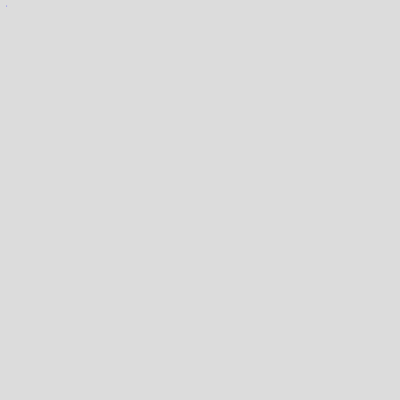
Frame 1 (no input)
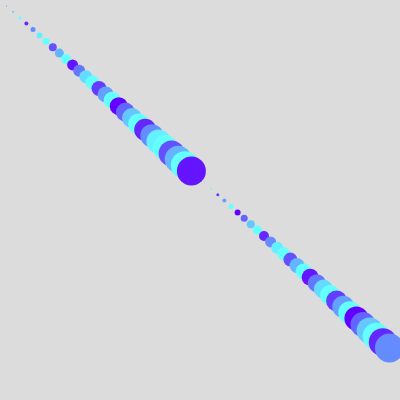
Frame 60 (no input)
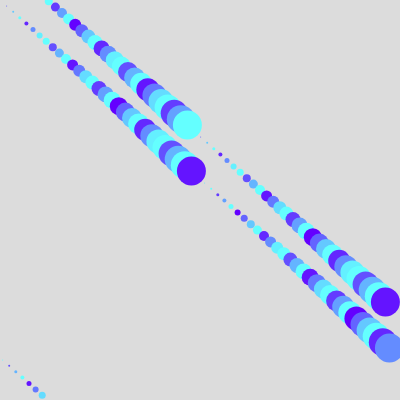
Frame 120 (the mouse pressed at the canvas centre since frame 60)

The p5.js sketch that drew these frames (run headless with seeded random() and noise() and a simulated clock; from frame 60 on, the mouse is pressed at the canvas centre):

// p5.js sketch
// ── sketch.js
function setup() {
  createCanvas(400, 400);
  background(220);
  
}

function draw() {
  fill(100, frameCount*100%360,300);
  noStroke();
  circle(frameCount *6.6%400, frameCount *5.9 %400, frameCount%30);
}
